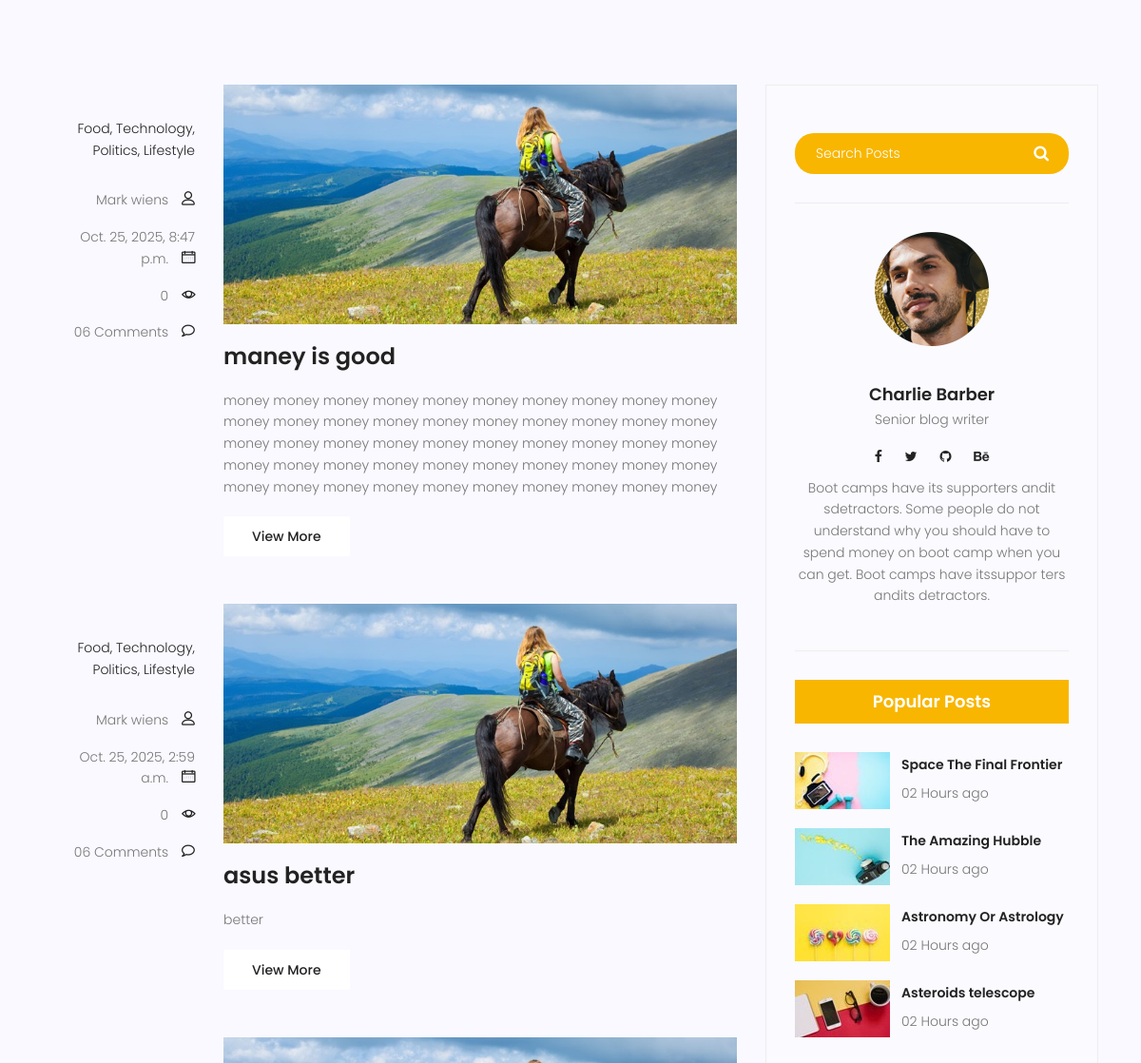
The page /blog/ (middle part) on the database as committed earlier.
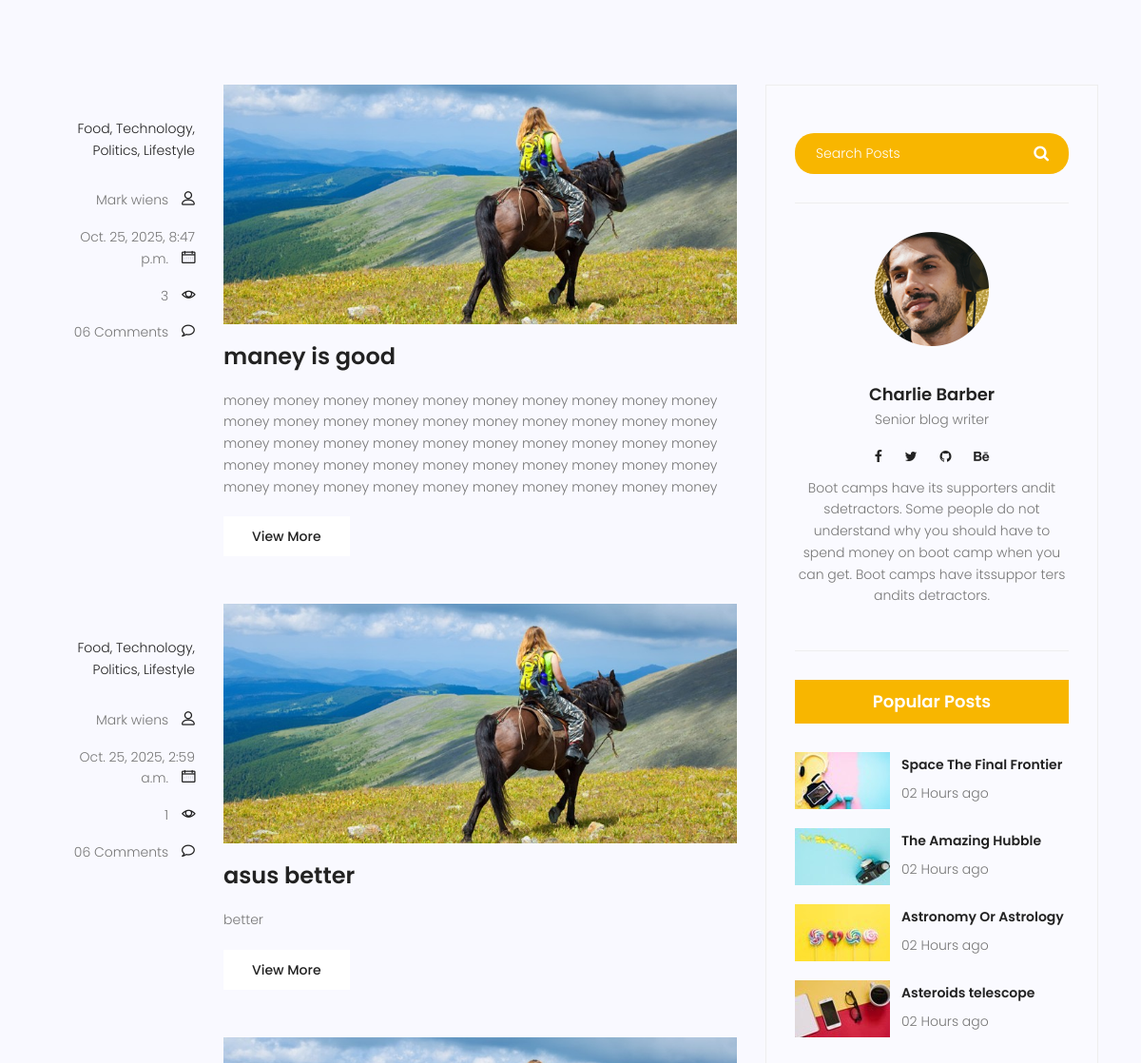
The same page on the database as committed later.
### blog/models.py (models this page shows, shortened)
class Post(models.Model):
    title = models.CharField(max_length=255)
    content = models.TextField()
    status = models.BooleanField(default=False)
    counted_views = models.IntegerField(default=0)
    published_date = models.DateTimeField(null=True)
    created_time = models.DateTimeField(auto_now_add=True)
    updated_time = models.DateTimeField(auto_now=True)
    slug = models.SlugField(null=True)
    class Meta:
        ordering = ["-created_time"]

### blog/views.py (the view)
# urls.py: path("", home_view, name="home"),
def home_view(request):
    published_posts = Post.objects.filter(status=1)
    published_posts_dict = {"published_posts": published_posts}
    return render(request, "travelista/blog/blog-home.html", published_posts_dict)

### templates/travelista/blog/blog-home.html (shortened to what this page needs)
{% extends "base.html" %}
{% load static %}
{% block container %}
<section class="top-category-widget-area pt-90 pb-90 ">
</section>
<section class="post-content-area">
	<div class="container">
		<div class="row">
			<div class="col-lg-8 posts-list">
				{% for post in published_posts %}
				<div class="single-post row">
					<div class="col-lg-3  col-md-3 meta-details">
						<ul class="tags">
							<li><a href="#">Food,</a></li>
							<li><a href="#">Technology,</a></li>
							<li><a href="#">Politics,</a></li>
							<li><a href="#">Lifestyle</a></li>
						</ul>
						<div class="user-details row">
							<p class="user-name col-lg-12 col-md-12 col-6"><a href="#">Mark wiens</a> <span
									class="lnr lnr-user"></span></p>
							<p class="date col-lg-12 col-md-12 col-6"><a href="#">{{post.published_date}}</a> <span
									class="lnr lnr-calendar-full"></span></p>
							<p class="view col-lg-12 col-md-12 col-6"><a href="#">{{post.counted_views}}</a> <span
									class="lnr lnr-eye"></span></p>
							<p class="comments col-lg-12 col-md-12 col-6"><a href="#">06 Comments</a> <span
									class="lnr lnr-bubble"></span></p>
						</div>
					</div>
					<div class="col-lg-9 col-md-9 ">
						<div class="feature-img">
							<img class="img-fluid" src="{% static 'img/blog/feature-img1.jpg' %}" alt="">
						</div>
						<a class="posts-title" href="{% url 'blog:details' post.slug post.id %}">
							<h3>{{post.title}}</h3>
						</a>
						<p class="excert">
							{{post.content}}
						</p>
						<a href="{% url 'blog:details' post.slug post.id %}" class="primary-btn">View More</a>
					</div>
				</div>
				{% endfor %}
			</div>
			<div class="col-lg-4 sidebar-widgets">
				<div class="widget-wrap">
					<div class="single-sidebar-widget search-widget">
						<form class="search-form" action="#">
							<input placeholder="Search Posts" name="search" type="text" onfocus="this.placeholder = ''"
								onblur="this.placeholder = 'Search Posts'">
							<button type="submit"><i class="fa fa-search"></i></button>
						</form>
					</div>
					<div class="single-sidebar-widget user-info-widget">
						<img src="{% static 'img/blog/user-info.png' %}" alt="">
						<a href="#">
							<h4>Charlie Barber</h4>
						</a>
						<p>
							Senior blog writer
						</p>
						<ul class="social-links">
							<li><a href="#"><i class="fa fa-facebook"></i></a></li>
							<li><a href="#"><i class="fa fa-twitter"></i></a></li>
							<li><a href="#"><i class="fa fa-github"></i></a></li>
							<li><a href="#"><i class="fa fa-behance"></i></a></li>
						</ul>
						<p>
							Boot camps have its supporters andit sdetractors. Some people do not understand why you
							should have to spend money on boot camp when you can get. Boot camps have itssuppor ters
							andits detractors.
						</p>
					</div>
					<div class="single-sidebar-widget popular-post-widget">
						<h4 class="popular-title">Popular Posts</h4>
						<div class="popular-post-list">
							<div class="single-post-list d-flex flex-row align-items-center">
								<div class="thumb">
									<img class="img-fluid" src="{% static 'img/blog/pp1.jpg' %}" alt="">
								</div>
								<div class="details">
									<a href="blog-single.html">
										<h6>Space The Final Frontier</h6>
									</a>
									<p>02 Hours ago</p>
								</div>
							</div>
							<div class="single-post-list d-flex flex-row align-items-center">
								<div class="thumb">
									<img class="img-fluid" src="{% static 'img/blog/pp2.jpg' %}" alt="">
								</div>
								<div class="details">
									<a href="blog-single.html">
										<h6>The Amazing Hubble</h6>
									</a>
									<p>02 Hours ago</p>
								</div>
							</div>
							<div class="single-post-list d-flex flex-row align-items-center">
								<div class="thumb">
									<img class="img-fluid" src="{% static 'img/blog/pp3.jpg' %}" alt="">
								</div>
								<div class="details">
									<a href="blog-single.html">
										<h6>Astronomy Or Astrology</h6>
									</a>
									<p>02 Hours ago</p>
								</div>
							</div>
							<div class="single-post-list d-flex flex-row align-items-center">
								<div class="thumb">
									<img class="img-fluid" src="{% static 'img/blog/pp4.jpg' %}" alt="">
								</div>
								<div class="details">
									<a href="blog-single.html">
										<h6>Asteroids telescope</h6>
									</a>
									<p>02 Hours ago</p>
								</div>
							</div>
						</div>
					</div>
				</div>
			</div>
		</div>
	</div>
</section>
{% endblock %}

### templates/base.html (shortened to what this page needs)
{% load static %}
<!DOCTYPE html>
<html lang="zxx" class="no-js">
<head>
    <link rel="stylesheet" href="{% static 'css/linearicons.css' %}">
    <link rel="stylesheet" href="{% static 'css/font-awesome.min.css' %}">
    <link rel="stylesheet" href="{% static 'css/bootstrap.css' %}">
    <link rel="stylesheet" href="{% static 'css/magnific-popup.css' %}">
    <link rel="stylesheet" href="{% static 'css/jquery-ui.css' %}">
    <link rel="stylesheet" href="{% static 'css/nice-select.css' %}">
    <link rel="stylesheet" href="{% static 'css/animate.min.css' %}">
    <link rel="stylesheet" href="{% static 'css/owl.carousel.css' %}">
    <link rel="stylesheet" href="{% static 'css/main.css' %}">
</head>
<body>
    {% block container %}
    {% endblock container %}
</body>
</html>

Rows that differ between the two databases and show on the page:
changed Post "maney is good": counted_views "0" → "3"
changed Post "asus better": counted_views "0" → "1"
